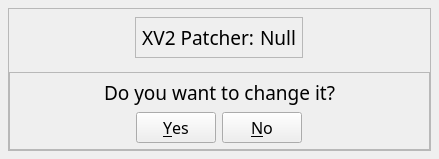
<?xml version="1.0" encoding="UTF-8"?>
<ui version="4.0">
 <class>MainWindow</class>
 <widget class="QMainWindow" name="MainWindow">
  <property name="enabled">
   <bool>true</bool>
  </property>
  <property name="geometry">
   <rect>
    <x>0</x>
    <y>0</y>
    <width>439</width>
    <height>159</height>
   </rect>
  </property>
  <property name="sizePolicy">
   <sizepolicy hsizetype="Preferred" vsizetype="Preferred">
    <horstretch>0</horstretch>
    <verstretch>0</verstretch>
   </sizepolicy>
  </property>
  <property name="minimumSize">
   <size>
    <width>439</width>
    <height>159</height>
   </size>
  </property>
  <property name="maximumSize">
   <size>
    <width>439</width>
    <height>159</height>
   </size>
  </property>
  <property name="font">
   <font>
    <family>Nirmala Text</family>
    <pointsize>10</pointsize>
   </font>
  </property>
  <property name="contextMenuPolicy">
   <enum>Qt::DefaultContextMenu</enum>
  </property>
  <property name="windowTitle">
   <string>DBX2MT</string>
  </property>
  <property name="windowIcon">
   <iconset>
    <normaloff>assets/DBX2.ico</normaloff>assets/DBX2.ico</iconset>
  </property>
  <widget class="QWidget" name="centralwidget">
   <layout class="QVBoxLayout" name="verticalLayout">
    <property name="leftMargin">
     <number>8</number>
    </property>
    <property name="topMargin">
     <number>8</number>
    </property>
    <property name="rightMargin">
     <number>8</number>
    </property>
    <property name="bottomMargin">
     <number>8</number>
    </property>
    <item>
     <widget class="QStackedWidget" name="stackedWidget">
      <property name="autoFillBackground">
       <bool>false</bool>
      </property>
      <property name="currentIndex">
       <number>1</number>
      </property>
      <widget class="QWidget" name="page">
       <property name="minimumSize">
        <size>
         <width>421</width>
         <height>0</height>
        </size>
       </property>
       <property name="accessibleName">
        <string/>
       </property>
       <property name="accessibleDescription">
        <string/>
       </property>
       <layout class="QVBoxLayout" name="verticalLayout_4">
        <property name="leftMargin">
         <number>0</number>
        </property>
        <property name="topMargin">
         <number>0</number>
        </property>
        <property name="rightMargin">
         <number>0</number>
        </property>
        <property name="bottomMargin">
         <number>0</number>
        </property>
        <item>
         <widget class="QFrame" name="frame_2">
          <property name="frameShape">
           <enum>QFrame::StyledPanel</enum>
          </property>
          <property name="frameShadow">
           <enum>QFrame::Raised</enum>
          </property>
          <layout class="QVBoxLayout" name="verticalLayout_2">
           <property name="leftMargin">
            <number>0</number>
           </property>
           <property name="topMargin">
            <number>0</number>
           </property>
           <property name="rightMargin">
            <number>0</number>
           </property>
           <property name="bottomMargin">
            <number>0</number>
           </property>
           <item>
            <widget class="QFrame" name="frame_5">
             <property name="sizePolicy">
              <sizepolicy hsizetype="Preferred" vsizetype="Fixed">
               <horstretch>0</horstretch>
               <verstretch>0</verstretch>
              </sizepolicy>
             </property>
             <property name="minimumSize">
              <size>
               <width>0</width>
               <height>30</height>
              </size>
             </property>
             <property name="styleSheet">
              <string notr="true"/>
             </property>
             <property name="frameShape">
              <enum>QFrame::StyledPanel</enum>
             </property>
             <property name="frameShadow">
              <enum>QFrame::Raised</enum>
             </property>
             <layout class="QHBoxLayout" name="horizontalLayout_3">
              <property name="leftMargin">
               <number>6</number>
              </property>
              <property name="topMargin">
               <number>0</number>
              </property>
              <property name="rightMargin">
               <number>6</number>
              </property>
              <property name="bottomMargin">
               <number>0</number>
              </property>
              <item>
               <widget class="QLabel" name="label_2">
                <property name="sizePolicy">
                 <sizepolicy hsizetype="Preferred" vsizetype="Preferred">
                  <horstretch>0</horstretch>
                  <verstretch>0</verstretch>
                 </sizepolicy>
                </property>
                <property name="minimumSize">
                 <size>
                  <width>0</width>
                  <height>0</height>
                 </size>
                </property>
                <property name="font">
                 <font>
                  <family>Nirmala Text</family>
                  <pointsize>14</pointsize>
                  <weight>75</weight>
                  <bold>true</bold>
                 </font>
                </property>
                <property name="text">
                 <string>Game Path</string>
                </property>
               </widget>
              </item>
              <item alignment="Qt::AlignHCenter">
               <widget class="QLabel" name="label_error">
                <property name="enabled">
                 <bool>true</bool>
                </property>
                <property name="sizePolicy">
                 <sizepolicy hsizetype="Preferred" vsizetype="Preferred">
                  <horstretch>0</horstretch>
                  <verstretch>0</verstretch>
                 </sizepolicy>
                </property>
                <property name="font">
                 <font>
                  <family>Nirmala Text</family>
                  <pointsize>10</pointsize>
                 </font>
                </property>
                <property name="styleSheet">
                 <string notr="true">color: red;</string>
                </property>
                <property name="text">
                 <string/>
                </property>
               </widget>
              </item>
             </layout>
            </widget>
           </item>
           <item>
            <widget class="QFrame" name="frame">
             <property name="sizePolicy">
              <sizepolicy hsizetype="Preferred" vsizetype="Fixed">
               <horstretch>0</horstretch>
               <verstretch>0</verstretch>
              </sizepolicy>
             </property>
             <property name="minimumSize">
              <size>
               <width>0</width>
               <height>40</height>
              </size>
             </property>
             <property name="frameShape">
              <enum>QFrame::StyledPanel</enum>
             </property>
             <property name="frameShadow">
              <enum>QFrame::Raised</enum>
             </property>
             <layout class="QHBoxLayout" name="horizontalLayout">
              <property name="leftMargin">
               <number>6</number>
              </property>
              <property name="topMargin">
               <number>0</number>
              </property>
              <property name="rightMargin">
               <number>6</number>
              </property>
              <property name="bottomMargin">
               <number>0</number>
              </property>
              <item>
               <widget class="QLineEdit" name="gamePath">
                <property name="enabled">
                 <bool>true</bool>
                </property>
                <property name="sizePolicy">
                 <sizepolicy hsizetype="Expanding" vsizetype="Fixed">
                  <horstretch>0</horstretch>
                  <verstretch>0</verstretch>
                 </sizepolicy>
                </property>
                <property name="minimumSize">
                 <size>
                  <width>0</width>
                  <height>25</height>
                 </size>
                </property>
                <property name="font">
                 <font>
                  <family>Nirmala Text</family>
                  <pointsize>10</pointsize>
                 </font>
                </property>
                <property name="text">
                 <string>Select DBXV2.exe</string>
                </property>
                <property name="readOnly">
                 <bool>true</bool>
                </property>
               </widget>
              </item>
              <item alignment="Qt::AlignVCenter">
               <widget class="QPushButton" name="btnExplorer">
                <property name="sizePolicy">
                 <sizepolicy hsizetype="Fixed" vsizetype="Fixed">
                  <horstretch>0</horstretch>
                  <verstretch>0</verstretch>
                 </sizepolicy>
                </property>
                <property name="minimumSize">
                 <size>
                  <width>0</width>
                  <height>0</height>
                 </size>
                </property>
                <property name="maximumSize">
                 <size>
                  <width>30</width>
                  <height>30</height>
                 </size>
                </property>
                <property name="font">
                 <font>
                  <family>Segoe UI</family>
                  <pointsize>10</pointsize>
                 </font>
                </property>
                <property name="autoFillBackground">
                 <bool>false</bool>
                </property>
                <property name="text">
                 <string>…</string>
                </property>
                <property name="iconSize">
                 <size>
                  <width>16</width>
                  <height>16</height>
                 </size>
                </property>
                <property name="checkable">
                 <bool>false</bool>
                </property>
                <property name="flat">
                 <bool>false</bool>
                </property>
               </widget>
              </item>
             </layout>
            </widget>
           </item>
           <item alignment="Qt::AlignHCenter">
            <widget class="QPushButton" name="btnSiguiente">
             <property name="sizePolicy">
              <sizepolicy hsizetype="Expanding" vsizetype="Fixed">
               <horstretch>0</horstretch>
               <verstretch>0</verstretch>
              </sizepolicy>
             </property>
             <property name="minimumSize">
              <size>
               <width>150</width>
               <height>30</height>
              </size>
             </property>
             <property name="font">
              <font>
               <family>Nirmala Text</family>
               <pointsize>10</pointsize>
              </font>
             </property>
             <property name="text">
              <string>Next</string>
             </property>
            </widget>
           </item>
          </layout>
         </widget>
        </item>
       </layout>
      </widget>
      <widget class="QWidget" name="page_2">
       <layout class="QVBoxLayout" name="verticalLayout_5">
        <property name="leftMargin">
         <number>0</number>
        </property>
        <property name="topMargin">
         <number>0</number>
        </property>
        <property name="rightMargin">
         <number>0</number>
        </property>
        <property name="bottomMargin">
         <number>0</number>
        </property>
        <item>
         <widget class="QFrame" name="frame_3">
          <property name="frameShape">
           <enum>QFrame::StyledPanel</enum>
          </property>
          <property name="frameShadow">
           <enum>QFrame::Raised</enum>
          </property>
          <layout class="QVBoxLayout" name="verticalLayout_3">
           <property name="leftMargin">
            <number>0</number>
           </property>
           <property name="topMargin">
            <number>0</number>
           </property>
           <property name="rightMargin">
            <number>0</number>
           </property>
           <property name="bottomMargin">
            <number>0</number>
           </property>
           <item alignment="Qt::AlignHCenter|Qt::AlignVCenter">
            <widget class="QFrame" name="frame_4">
             <property name="frameShape">
              <enum>QFrame::StyledPanel</enum>
             </property>
             <property name="frameShadow">
              <enum>QFrame::Plain</enum>
             </property>
             <property name="lineWidth">
              <number>2</number>
             </property>
             <property name="midLineWidth">
              <number>0</number>
             </property>
             <layout class="QHBoxLayout" name="horizontalLayout_2">
              <property name="leftMargin">
               <number>6</number>
              </property>
              <property name="topMargin">
               <number>6</number>
              </property>
              <property name="rightMargin">
               <number>6</number>
              </property>
              <property name="bottomMargin">
               <number>6</number>
              </property>
              <item>
               <widget class="QLabel" name="label">
                <property name="font">
                 <font>
                  <family>Nirmala Text</family>
                  <pointsize>14</pointsize>
                 </font>
                </property>
                <property name="text">
                 <string>XV2 Patcher:</string>
                </property>
                <property name="alignment">
                 <set>Qt::AlignRight|Qt::AlignTrailing|Qt::AlignVCenter</set>
                </property>
                <property name="margin">
                 <number>0</number>
                </property>
               </widget>
              </item>
              <item alignment="Qt::AlignHCenter">
               <widget class="QLabel" name="modStatus">
                <property name="font">
                 <font>
                  <family>Nirmala Text</family>
                  <pointsize>14</pointsize>
                 </font>
                </property>
                <property name="text">
                 <string>Null</string>
                </property>
               </widget>
              </item>
             </layout>
            </widget>
           </item>
           <item>
            <widget class="QFrame" name="frame_6">
             <property name="frameShape">
              <enum>QFrame::StyledPanel</enum>
             </property>
             <property name="frameShadow">
              <enum>QFrame::Raised</enum>
             </property>
             <layout class="QVBoxLayout" name="verticalLayout_6">
              <property name="leftMargin">
               <number>6</number>
              </property>
              <property name="topMargin">
               <number>6</number>
              </property>
              <property name="rightMargin">
               <number>6</number>
              </property>
              <property name="bottomMargin">
               <number>6</number>
              </property>
              <item alignment="Qt::AlignHCenter|Qt::AlignVCenter">
               <widget class="QLabel" name="label_4">
                <property name="font">
                 <font>
                  <family>Nirmala Text</family>
                  <pointsize>14</pointsize>
                 </font>
                </property>
                <property name="layoutDirection">
                 <enum>Qt::LeftToRight</enum>
                </property>
                <property name="text">
                 <string>Do you want to change it?</string>
                </property>
                <property name="alignment">
                 <set>Qt::AlignHCenter|Qt::AlignTop</set>
                </property>
               </widget>
              </item>
              <item alignment="Qt::AlignHCenter|Qt::AlignVCenter">
               <widget class="QDialogButtonBox" name="buttonBox">
                <property name="enabled">
                 <bool>true</bool>
                </property>
                <property name="font">
                 <font>
                  <family>Nirmala Text</family>
                  <pointsize>12</pointsize>
                 </font>
                </property>
                <property name="locale">
                 <locale language="Spanish" country="Spain"/>
                </property>
                <property name="orientation">
                 <enum>Qt::Horizontal</enum>
                </property>
                <property name="standardButtons">
                 <set>QDialogButtonBox::No|QDialogButtonBox::Yes</set>
                </property>
                <property name="centerButtons">
                 <bool>true</bool>
                </property>
               </widget>
              </item>
             </layout>
            </widget>
           </item>
          </layout>
         </widget>
        </item>
       </layout>
      </widget>
     </widget>
    </item>
   </layout>
  </widget>
 </widget>
 <resources/>
 <connections/>
</ui>
